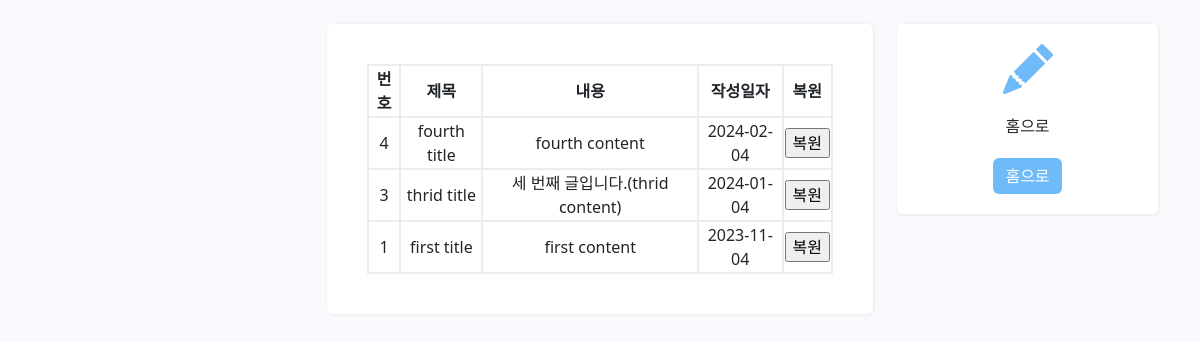
The app's page /rp with its own data.
### tables this page shows
CREATE TABLE "T_Board" (
	"boardIdx"	INTEGER NOT NULL,
	"title"	TEXT NOT NULL,
	"contents"	TEXT NOT NULL,
	"regDT"	TEXT NOT NULL,
	"delDT"	TEXT,
	PRIMARY KEY("boardIdx")
);

### app.py (the view)
@app.route('/rp')  # 페이지 뿌려주는 용도
def rp():
    conn = sqlite3.connect('postData.db')  # db연결(접속)
    cursor = conn.cursor()  # sql 쿼리 수행을 위해 필요한 객체
    cursor.execute("SELECT * FROM T_Board where delDT is not null ORDER BY regDT DESC")
    data_list = cursor.fetchall()
    return render_template('blog_rp.html', data_list=data_list)

### templates/blog_rp.html (shortened to what this page needs)
<!DOCTYPE html>
<html lang="en">
<head>
  <link href="https://cdn.jsdelivr.net/npm/bootstrap@5.3.2/dist/css/bootstrap.min.css" rel="stylesheet"
 />
  <link href="{{ url_for('static', filename='css/blog.css') }}" rel="stylesheet" />
</head>
<body style="background: #f7f9fc">
  <div class="container mt-4">
    <div class="row">
      <div class="col-md-3">
      </div>
      <div class="col-md-6">
        <div class="white-box" style="padding:40px">
          <table class="w-100">
            <thead>
              <tr>
                <th scope="col">번호</th>
                <th scope="col">제목</th>
                <th scope="col">내용</th>
                <th scope="col">작성일자</th>
                <th scope="col">복원</th>
              </tr>
            </thead>
            <tbody>
              {% for i in data_list %}
              <tr>
                <td>{{i[0]}}</td>
                <td>{{i[1]}}</td>
                <td>{{i[2]}}</td>
                <td>{{i[3]}}</td>
                <td><input type="button" onclick="restore({{i[0]}})" value="복원"></td>
              </tr>
              {% endfor %}
            </tbody>
          </table>
        </div>
      </div>
      <div class="col-md-3">
        <div class="white-box">
          <p style="padding: 20px; text-align: center; margin-bottom: 0px;">홈으로</p>
          <button type="button" class="btn btn-primary btn_write_center" onclick="window.location.href='/'"
            style="background-color: #6fbaf8; border: 0px #6fbaf8;">홈으로</button>
        </div>
      </div>
    </div>
</body>
</html>

### static/css/blog.css (style rules this page uses)
.white-box { background-color: white; padding: 20px; border-radius: 5px; box-shadow: 0.5px 0.5px 2px 1px #eee; }
.btn_write_center { display: block; margin-left: auto; margin-right: auto; }
table { width: 550px; height: 200px; border: 2px solid #ececec; text-align: center; border-collapse: collapse; }
th { border: 2px solid #ececec; }
td { border: 2px solid #ececec; }
.w-100 { width: 100%; padding: 10px; }

### records on screen
T_Board: boardIdx "4", title "fourth title", contents "fourth content", regDT "2024-02-04"
T_Board: boardIdx "3", title "thrid title", contents "세 번째 글입니다.(thrid content)", regDT "2024-01-04"
T_Board: boardIdx "1", title "first title", contents "first content", regDT "2023-11-04"
